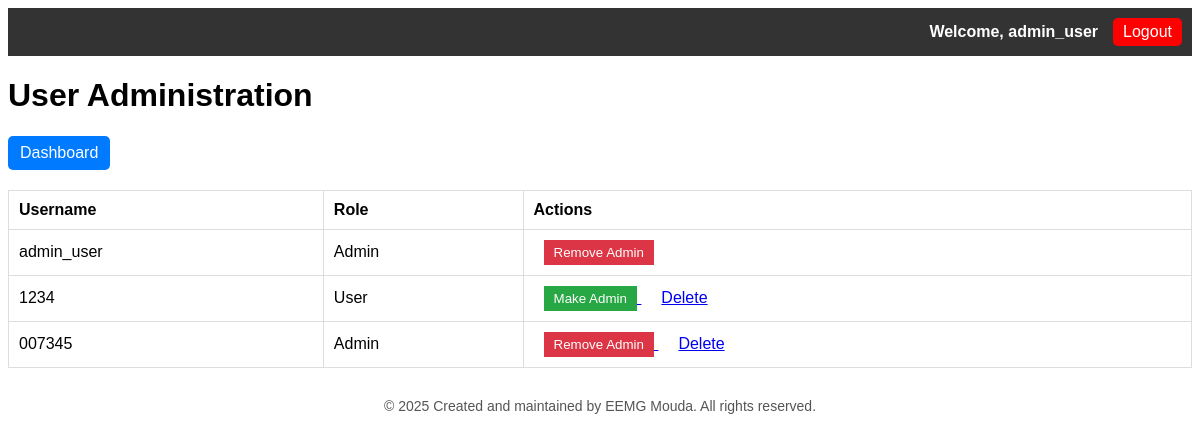
Screenshot of /admin.php (signed in) with the database file from the repository.
### tables this page shows
CREATE TABLE `users` (
  `id` int NOT NULL,
  `username` varchar(100) NOT NULL,
  `password` varchar(255) NOT NULL,
  `is_admin` tinyint(1) NOT NULL DEFAULT '0'
);

### admin.php (the view, shortened to what this page needs)
<?php
include 'header.php';
require 'config.php';
$stmt = $pdo->query("SELECT id, username, is_admin FROM users");
$users = $stmt->fetchAll();
?>
<!DOCTYPE html>
<html>
<head>
</head>
<body>
    <div class="container">
        <h1>User Administration</h1>
        <a href="dashboard.php" class="btn btn-dashboard">Dashboard</a>
        <table>
            <thead>
                <tr>
                    <th>Username</th>
                    <th>Role</th>
                    <th>Actions</th>
                </tr>
            </thead>
            <tbody>
                <?php foreach ($users as $user): ?>
                    <tr>
                        <td><?= htmlspecialchars($user['username']) ?></td>
                        <td><?= $user['is_admin'] ? 'Admin' : 'User' ?></td>
                        <td>
                            <a href="admin.php?toggle_admin=<?= $user['id'] ?>" class="btn btn-toggle">
                            <button type="submit" class="btn <?php echo $user['is_admin'] ? 'btn-remove' : 'btn-admin'; ?>">
                                <?= $user['is_admin'] ? 'Remove Admin' : 'Make Admin' ?></button>
                            </a>
                            <?php if ($user['id'] != $_SESSION['user_id']): ?>
                                <a href="admin.php?delete_user=<?= $user['id'] ?>" class="btn btn-delete" onclick="return confirm('Are you sure you want to delete this user?');">
                                    Delete
                                </a>
                            <?php endif; ?>
                        </td>
                    </tr>
                <?php endforeach; ?>
            </tbody>
        </table>
    </div>
    <?php include 'footer.php'; ?>
</body>
</html>

### header.php (shortened to what this page needs)
<?php
require 'config.php';
if (isset($_SESSION['user_id'])) {
    $stmt = $pdo->prepare("SELECT username FROM users WHERE id = ?");
    $stmt->execute([$_SESSION['user_id']]);
    $user = $stmt->fetch();
    $username = $user['username'] ?? 'User';
}
?>
<div class="topbar">
    <?php if (isset($_SESSION['user_id'])): ?>
        <span class="username">Welcome, <?= htmlspecialchars($username) ?></span>
        <a href="logout.php" class="btn-logout">Logout</a>
    <?php endif; ?>
</div>

### header.php (style rules this page uses)
.topbar { background: #333; color: white; padding: 10px; display: flex; justify-content: flex-end; align-items: center; }
.username { margin-right: 15px; font-weight: bold; }
.btn-logout { background: red; color: white; padding: 5px 10px; text-decoration: none; border-radius: 5px; }

### admin.php (style rules this page uses)
body { font-family: Arial, sans-serif; }
table { width: 100%; border-collapse: collapse; margin-top: 20px; }
th, td { padding: 10px; border: 1px solid #ddd; text-align: left; }
.btn { padding: 5px 10px; border: none; cursor: pointer; }
.btn-admin { background-color: #28a745; color: white; }
.btn-remove { background-color: #dc3545; color: white; }
.btn-dashboard { background-color: #007bff; color: white; padding: 8px 12px; border-radius: 5px; text-decoration: none; display: inline-block; margin-right: 10px; }

### rows the page displays
users: username "admin_user", is_admin "Admin"
users: username "1234", is_admin "User"
users: username "007345", is_admin "Admin"
